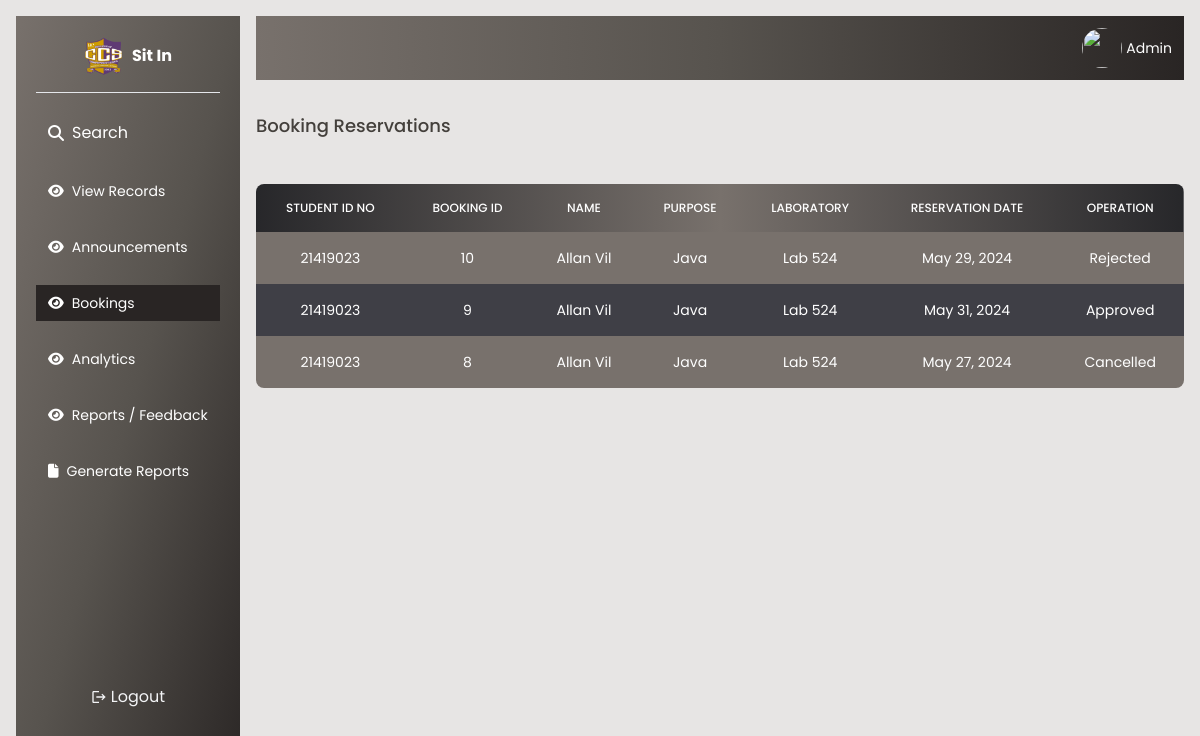
Before: /admin/bookings.php (signed in) with the older database file.
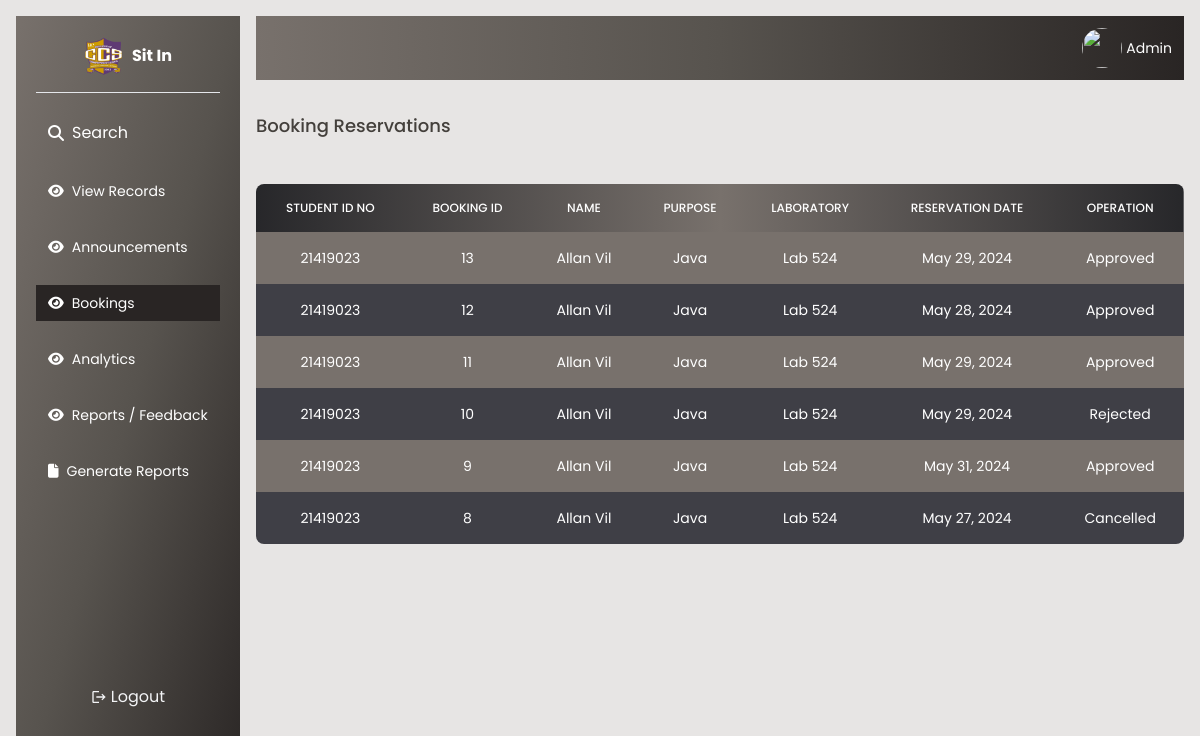
After: the same page with the newer database file.
### tables this page shows
CREATE TABLE `bookings` (
  `id` int(11) NOT NULL,
  `student_id` int(11) NOT NULL,
  `purpose` varchar(254) NOT NULL,
  `laboratory` varchar(254) NOT NULL,
  `reservation_date` date NOT NULL,
  `date_created` datetime NOT NULL DEFAULT current_timestamp(),
  `status` varchar(254) NOT NULL DEFAULT 'Pending'
);

CREATE TABLE `student` (
  `id` int(11) NOT NULL,
  `email` varchar(250) NOT NULL,
  `password` varchar(250) NOT NULL,
  `firstname` varchar(150) NOT NULL,
  `lastname` varchar(150) NOT NULL,
  `middlename` varchar(150) NOT NULL,
  `age` int(150) NOT NULL,
  `gender` varchar(150) NOT NULL,
  `address` varchar(150) NOT NULL,
  `phone` int(150) NOT NULL,
  `idno` int(150) NOT NULL,
  `sessions` int(11) NOT NULL DEFAULT 30
);

### admin/bookings.php (the view, shortened to what this page needs)
<?php
require './db.php';
$students = [];
$query = "SELECT bookings.id AS bookid, bookings.*, student.*
          FROM bookings
          INNER JOIN student ON student.id = bookings.student_id
          ORDER BY bookings.date_created DESC";
$result = $connection->query($query);
if ($result->num_rows > 0) {
    while($row = $result->fetch_assoc()) {
        $students[] = $row;
    }
}
?>
<!DOCTYPE html>
<html lang="en">
<head>
     <link rel="stylesheet" href="../style.css">
    <script src="https://cdn.tailwindcss.com"></script>
    <link rel="stylesheet" href="https://cdnjs.cloudflare.com/ajax/libs/font-awesome/6.5.1/css/all.min.css"
 />
    <link rel="stylesheet" href="https://cdn.jsdelivr.net/npm/flatpickr/dist/flatpickr.min.css">
</head>
<body class="bg-stone-200">
    <?php require './sidebar.php';?>
    <main class="flex-1 lg:ml-64  lg:mt-4 mr-4">
       <div class="flex flex-col gap-8  rounded-xs">
        <div class="flex justify-end w-full bg-gradient-to-r from-stone-500 via-stone-600 to-stone-800 text-white p-3 rounded-xs">
            <div class="flex gap-1 items-center">
                <img src="https://innap.dexignzone.com/xhtml/images/profile/pic1.jpg" class="rounded-full w-10 h-10"/>
                <span class="text-sm">Admin</span>
            </div>
        </div>
        <div class="">
            <h1 class="font-medium text-lg text-stone-700">Booking Reservations</h1>
        </div>
             <table class=" w-full text-sm text-left rtl:text-right text-white rounded-lg overflow-hidden">
                <thead class="text-xs bg-gradient-to-r from-zinc-800 via-stone-500 to-zinc-800 uppercase rounded-md">
                    <tr>
                        <th class="border px-4 py-4 font-medium border-none text-center font-bold"> STUDENT ID NO
                        </th>
                        <th class="border px-4 py-4 font-medium border-none  text-center">BOOKING ID</th>
                        <th class="border px-4 py-4 font-medium border-none  text-center">NAME</th>
                        <th class="border px-4 py-4 font-medium border-none  text-center">Purpose</th>
                        <th class="border px-4 py-4 font-medium border-none  text-center">Laboratory</th>
                        <th class="border px-4 py-4 font-medium border-none  text-center">Reservation Date</th>
                        <th class="border px-4 py-4 font-medium border-none  text-center">Operation</th>
                    </tr>
                </thead>
                <tbody id="tbody" class="relative">
                <?php
            foreach ($students as $student) {
                    $status = $student['status'];
                   echo '<tr class="odd:bg-stone-500 bg-zinc-700">
                                <td class="border px-4 py-4 border-none text-center text-xs md:text-sm text-white">'.$student['idno'].'</td>
                                <td class="border px-4 py-4 border-none text-center text-xs md:text-sm text-white">'.$student['bookid'].'</td>
                                <td class="border px-4 py-4 border-none text-center text-xs md:text-sm text-white">'.$student['firstname'].' '.$student['lastname'].'</td>
                                <td class="border px-4 py-4 border-none text-center text-xs md:text-sm text-white">'.$student['purpose'].'</td>
                                <td class="border px-4 py-4 border-none text-center text-xs md:text-sm text-white">'.$student['laboratory'].'</td>
                                <td class="border px-4 py-4 border-none text-center text-xs md:text-sm text-white">'.date('F j, Y', strtotime($student['reservation_date'])).'</td>
                                <td class="border px-4 py-4 border-none text-center text-xs md:text-sm text-white">'.$status.'</td></tr>';
                }
            ?>
                </tbody>
            </table>
        </div>
    </main>
</body>
</html>

Changed rows visible on the page:
added bookings: student.idno "21419023", id "13", student.firstname "Allan", student.lastname "Vil", purpose "Java", laboratory "Lab 524", reservation_date "May 29, 2024", status "Approved"
added bookings: student.idno "21419023", id "12", student.firstname "Allan", student.lastname "Vil", purpose "Java", laboratory "Lab 524", reservation_date "May 28, 2024", status "Approved"
added bookings: student.idno "21419023", id "11", student.firstname "Allan", student.lastname "Vil", purpose "Java", laboratory "Lab 524", reservation_date "May 29, 2024", status "Approved"
